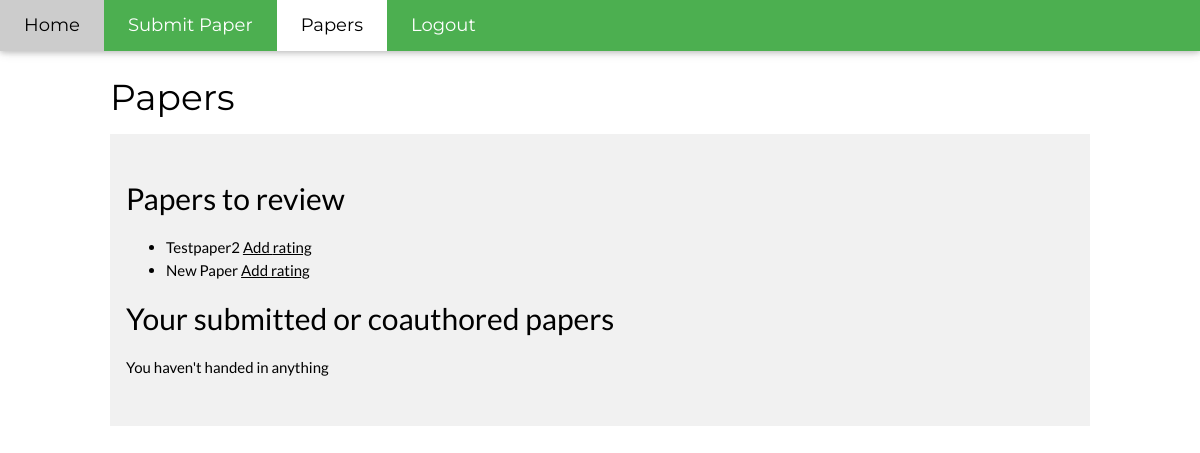
/papers (signed in), run on an earlier commit of the app's database.
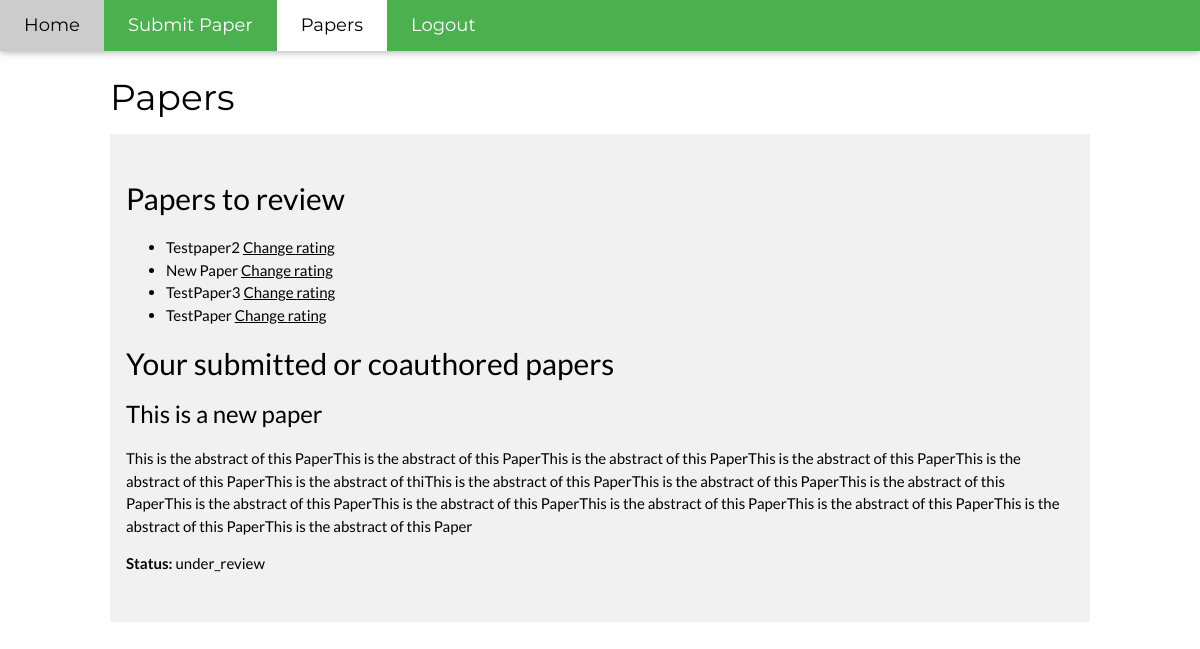
And on a later commit of the database.
### models.py (models this page shows, shortened)
class Score(db.Model):
    __tablename__ = "score"
    left_id = db.Column(db.Integer, db.ForeignKey('paper.id'), primary_key=True)
    right_id = db.Column(db.Integer, db.ForeignKey('user.id'), primary_key=True)
    rating = db.Column(db.Integer, default=0)
    is_rated = db.Column(db.Boolean, default=False)
    reviewer = relationship("User", back_populates="scored_papers")
    paper = relationship("Paper", back_populates="reviewers")

class Paper(db.Model):
    __tablename__ = 'paper'
    id = db.Column(db.Integer, primary_key=True)
    status = db.Column(db.String(120), nullable=False)
    title = db.Column(db.String(120), nullable=False)
    abstract = db.Column(db.Text(500), nullable=False)
    authors = db.relationship('User', secondary=authors, lazy='subquery', backref=db.backref('papers', lazy=True))
    reviewers = db.relationship("Score", back_populates="paper")
    scores = db.relationship("Score", back_populates="paper")

### app.py (the view)
@app.route("/papers", methods=["GET"])
@check_authentification
def getPapersUserOverview():
    user = get_current_user()
    submitted_papers = Paper.query.filter(Paper.authors.any(id=user.id)).all()
    scores = user.scored_papers
    return render_template("papers.html", scores=scores, submitted_papers=submitted_papers)

### helper_functions.py (called while the page is built)
def logged_in():
    return "auth_user_id" in session

@app.context_processor
def add_template_variables():
    variables = dict()
    logged_in_bool = logged_in()
    variables["logged_in"] = logged_in()
    variables["request_path"] = str(request.path)
    if logged_in_bool:
        variables["current_user"] = get_current_user()
    return variables

def check_authentification(f):
    @wraps(f)
    def decorated_function(*args, **kwargs):
        if logged_in():
            return f(*args, **kwargs)
        else:
            flash({"formField" : "success", "message" : "You do not have access to this page."}, CssClasses.ERROR)
            return redirect(url_for("login"))
    return decorated_function

def get_current_user():
    return User.query.get(session["auth_user_id"])

### templates/papers.html (shortened to what this page needs)
{% extends "layout.html" %}
{% block body %}
    <h1>Papers</h1>
    <div class="w3-row-padding w3-light-grey w3-padding-32 w3-container">
      {% if current_user.is_reviewer %}
        <h2>Papers to review</h2>
        <ul>
          {% for score in scores %}
              <li>
                {{ score.paper.title}}
                <a href="{{ url_for('getPaperReviewRating', paperID=score.paper.id) }}">
                  {% if score.is_rated %} Change {% else %} Add {% endif %} rating
                </a>
              </li>
          {% endfor %}
        </ul>
      {% endif %}
      <h2>Your submitted or coauthored papers</h2>
      {% if submitted_papers|length == 0 %}
          <p>You haven't handed in anything</p>
      {% else %}
          {% for paper in submitted_papers %}
              <h3>{{ paper.title }}</h3>
              <p>{{ paper.abstract }}</p>
              <p><b>Status: </b>{{ paper.status }}</p>
          {% endfor %}
      {% endif %}
    </div>
{% endblock %}

### templates/layout.html (shortened to what this page needs)
<!doctype html>
<link rel="stylesheet" href="https://cdnjs.cloudflare.com/ajax/libs/font-awesome/4.7.0/css/font-awesome.min.css">
<link rel=stylesheet type=text/css href="{{ url_for('static', filename='style.css') }}">
<div class=page>
  <div class="w3-top">
  <div class="w3-bar w3-green w3-card w3-left-align w3-large">
    {% if logged_in %}
    <a href="{{ url_for('index')}}" class="w3-bar-item w3-button w3-padding-large {% if(url_for('index') == request_path)%} w3-white {% endif %}">Home</a>
      {% if not current_user.is_admin %}
        <a href="{{ url_for('paper_submission')}}" class="w3-bar-item w3-button w3-hide-small w3-padding-large w3-hover-white {% if(url_for('paper_submission') == request_path)%} w3-white {% endif %}">Submit Paper</a>
        <a href="{{ url_for('getPapersUserOverview') }}" class="w3-bar-item w3-button w3-hide-small w3-padding-large w3-hover-white {% if(url_for('getPapersUserOverview') == request_path)%} w3-white {% endif %}">Papers</a>
      {% endif %}
      <a href="{{ url_for('logout') }}" class="w3-bar-item w3-button w3-hide-small w3-padding-large w3-hover-white {% if(url_for('logout') == request_path)%} w3-white {% endif %}">Logout</a>
    {% endif %}
  </div>
  </div>
    <div class="w3-content">
          {% block body %}{% endblock %}
    </div>
</div>

### static/style.css (style rules this page uses)
*,*:before,*:after { box-sizing:inherit }
a { background-color:transparent;-webkit-text-decoration-skip:objects }
h1 { font-size:36px }
h2 { font-size:30px }
h3 { font-size:24px }
h1,h2,h3,h4,h5,h6 { font-family:"Segoe UI",Arial,sans-serif;font-weight:400;margin:10px 0 }
a { color:inherit }
.w3-btn,.w3-button { border:none;display:inline-block;outline:0;padding:8px 16px;vertical-align:middle;overflow:hidden;text-decoration:none;color:inherit;background-color:inherit;text-align:center;cursor:pointer;white-space:nowrap }
.w3-btn,.w3-button { -webkit-touch-callout:none;-webkit-user-select:none;-khtml-user-select:none;-moz-user-select:none;-ms-user-select:none;user-select:none }
.w3-bar { width:100%;overflow:hidden }
.w3-bar .w3-bar-item { padding:8px 16px;float:left;width:auto;border:none;outline:none;display:block }
.w3-bar .w3-button { white-space:normal }
.w3-container:after,.w3-container:before,.w3-panel:after,.w3-panel:before,.w3-row:after,.w3-row:before,.w3-row-padding:after,.w3-row-padding:before, .w3-cell-row:before,.w3-cell-row:after,.w3-clear:after,.w3-clear:before,.w3-bar:before,.w3-bar:after { content:"";display:table;clear:both }
.w3-content { max-width:980px;margin:auto }
.w3-top,.w3-bottom { position:fixed;width:100%;z-index:1 }
.w3-top { top:0 }
.w3-row-padding,.w3-row-padding>.w3-half,.w3-row-padding>.w3-third,.w3-row-padding>.w3-twothird,.w3-row-padding>.w3-threequarter,.w3-row-padding>.w3-quarter,.w3-row-padding>.w3-col { padding:0 8px }
.w3-container,.w3-panel { padding:0.01em 16px }
.w3-card,.w3-card-2 { box-shadow:0 2px 5px 0 rgba(0,0,0,0.16),0 2px 10px 0 rgba(0,0,0,0.12) }
.w3-large { font-size:18px!important }
.w3-left-align { text-align:left!important }
.w3-padding-large { padding:12px 24px!important }
.w3-padding-32 { padding-top:32px!important;padding-bottom:32px!important }
.w3-green,.w3-hover-green:hover { color:#fff!important;background-color:#4CAF50!important }
.w3-white,.w3-hover-white:hover { color:#000!important;background-color:#fff!important }
.w3-light-grey,.w3-hover-light-grey:hover,.w3-light-gray,.w3-hover-light-gray:hover { color:#000!important;background-color:#f1f1f1!important }

### templates/layout.html (style rules this page uses)
body,h1,h2,h3,h4,h5,h6 { font-family: "Lato", sans-serif }
.w3-bar,h1,button { font-family: "Montserrat", sans-serif }
.w3-content { margin-top: 70px }

What changed in the data, as far as the page shows it:
changed Score "Testpaper2": is_rated "Add" → "Change"
changed Score "New Paper": is_rated "Add" → "Change"
added Score: paper "TestPaper3", is_rated "Change"
added Score: paper "TestPaper", is_rated "Change"
added Paper: title "This is a new paper", abstract "This is the abstract of this PaperThis is the abstract of this PaperThis is the abstract of this PaperThis is the abstract of this PaperThis is the abstract of this PaperThis is the abstract of thiThis is the abstract of this PaperThis is the abstract of this PaperThis is the abstract of this PaperThis is the abstract of this PaperThis is the abstract of this PaperThis is the abstract of this PaperThis is the abstract of this PaperThis is the abstract of this PaperThis is the abstract of this Paper", status "under_review"
Also different on the page:
text no longer shown: "You haven't handed in anything"
